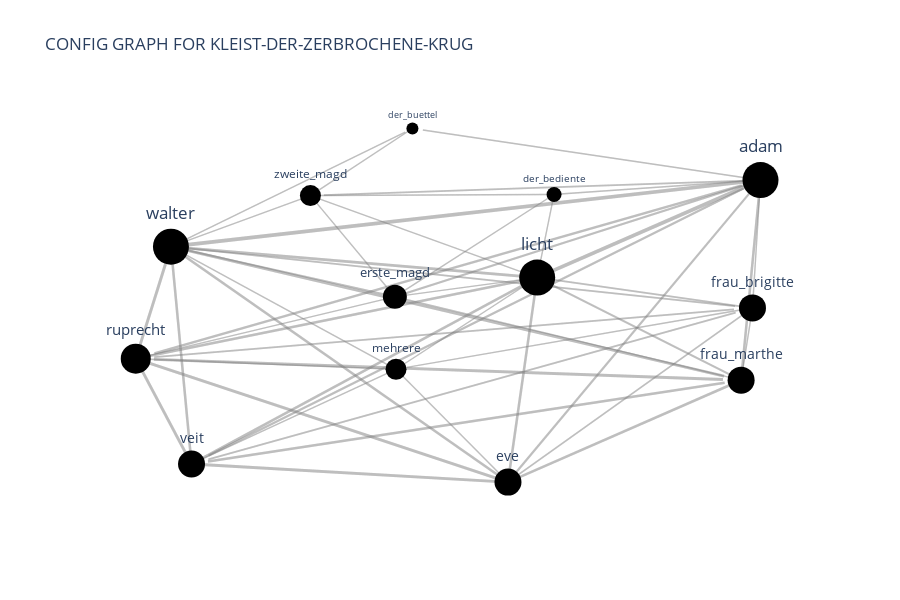

Notebook source saved alongside this figure:
### Markdown cell above
## Plot network based on **character's configaration (copresence)**

### Code cell
fig3 = network.plot(network_type='config')
